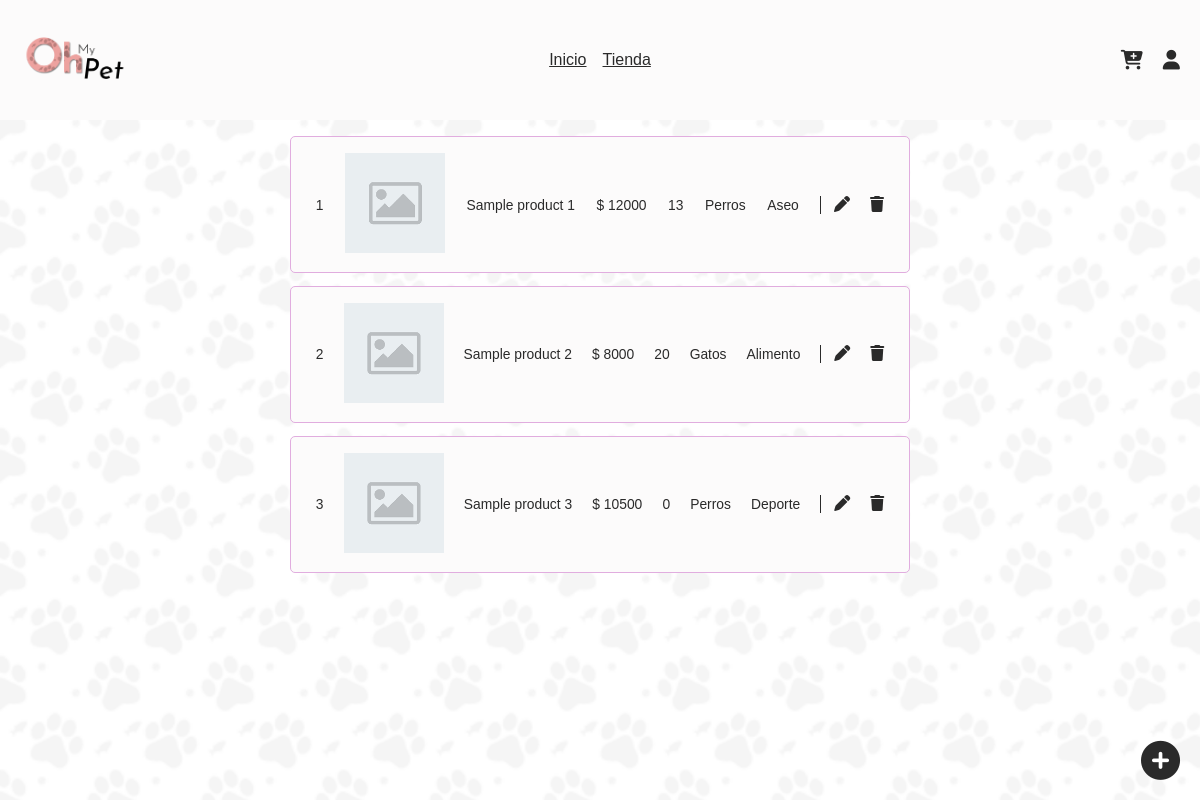
/products/ (signed in), run on the app's committed database.
### tables this page shows
CREATE TABLE products (
  id int auto_increment NOT NULL,
  category_id int NOT NULL,
  pet_id int NOT NULL,
  title varchar(250) NOT NULL unique,
  slug varchar(250) NOT NULL unique,
  price int(250) NOT NULL,
  amount int(250) NOT NULL,
  thumb varchar(250) NOT NULL,
  post_date date NOT NULL,
  PRIMARY KEY(id),
  FOREIGN KEY(category_id) REFERENCES categories(id),
  FOREIGN KEY(pet_id) REFERENCES pets(id)
);

CREATE TABLE pets (
  id int auto_increment NOT NULL,
  name varchar(50) NOT NULL,
  slug varchar(50) NOT NULL,
  PRIMARY KEY(id)
);

CREATE TABLE categories (
  id int auto_increment NOT NULL,
  name varchar(50) NOT NULL,
  slug varchar(50) NOT NULL,
  PRIMARY KEY(id)
);

### index.php (called while the page is built, shortened)
<?php require_once "inc/templates/header.php" ?>
<?php require_once "inc/templates/content.php" ?>
<?php require_once "inc/templates/footer.php" ?>

### src/functions.php (called while the page is built, shortened)
<?php
require_once "db.php";
function get_products(int $id = null): array
{
  global $pdo;
  $result = [];
  $query = "SELECT p.id, c.id as category_id, c.name as category_name, pet.id as pet_id, pet.name as pet_name, p.title, p.slug, p.price, p.amount, p.thumb, p.post_date
    FROM products p
    INNER JOIN categories as c
    ON c.id = category_id
    INNER JOIN pets as pet
    ON pet.id = pet_id";
  $sth = $pdo->prepare($query);
  try {
    $sth->execute();
    $result = $sth->fetchAll();
  } finally {
    return $result;
  }
}

### inc/pages/admin/products.php (the view, shortened to what this page needs)
<?php $products = get_products(); ?>
<div class="Products">
  <?php if (empty($products)): ?>
    <h1 class="Products__title"> Parece que no hay productos registrados.</h1>
  <?php else: ?>
    <ul class="List">
      <?php
      foreach ($products as $product):
        $attr = '{"id":'.$product->id.',"title":"'.$product->title.'","price":'.$product->price.',"amount":'.$product->amount.',"pet":'.$product->pet_id.',"category":'.$product->category_id.'}' ?>
        <li class="List__item">
          <span class="List__text">
            <?php echo $product->id; ?>
          </span>
          <span class="List__img">
            <img src="<?php echo SITE_URI . "public/img/products/$product->thumb"; ?>">
          </span>
          <span class="List__text">
            <?php echo $product->title; ?>
          </span>
          <span class="List__text">
            <?php echo "$ $product->price"; ?>
          </span>
          <span class="List__text">
            <?php echo $product->amount; ?>
          </span>
          <span class="List__text">
            <?php echo $product->pet_name; ?>
          </span>
          <span class="List__text">
            <?php echo $product->category_name; ?>
          </span>
          <div class="List__actions">
            <div class="List__edit" data-item="<?php echo $product->id; ?>">
              <i class="fa fa-pen" data-action="Edit" data-target="Products">
              </i>
            </div>
            <a href="<?php echo SITE_URI . "c/products/delete/$product->id/"; ?>" class="List__delete">
              <i class="fa fa-trash"></i>
            </a>
          </div>
        </li>
      <?php endforeach; ?>
    </ul>
  <?php endif; ?>
</div>
<div class="Shortcut">
  <i class="fa-solid fa-circle-plus Shortcut__button" data-action="Open" data-target="Products"></i>
</div>
<?php require_once "inc/parts/modal/products.php" ?>

### public/css/main.css (style rules this page uses)
:root { --s-xxs: 0.64rem; --s-xs: 0.8rem; --s-s: 1rem; --s-m: 1.25rem; --s-l: 1.563rem; --s-xl: 1.953rem; --s-xxl: 2.441rem; --s-header: 120px; --f-title: calc(var(--s-l) + 0.3vw); --f-subtitle: calc(var(--s-s) + 0.3vw); --f-text: calc(var(--s-xxs) + 0.3vw); --c-black: #2a2a2a; --c-black--15: rgba(42, 42, 42, 0.25); --c-white: #fcfbfb; --c-grey: #d9d9d9; --c-grey-1: #c2c2c2; --c-grey-2: #9d9d9d; --c-violet: #e1addf; --c-orange: #fecb84; --c-green: #96f7b2; --c-blue: #70e5dd; --c-pink: #eda29f; --d-border-width: 1.5px; --d-border-color: var(--c-grey-1); --d-border-radius: 5px; --d-border-radius-rounded: 50px; --d-border: solid var(--d-border-width) var(--d-border-color); --d-shadow: 0px 3px 3px var(--c-black--15); }
* { margin: 0; padding: 0; box-sizing: border-box; max-width: 100%; transition: 0.3s; font-family: "Ubuntu", sans-serif; list-style: none; scroll-behavior: smooth; color: var(--c-black); }
body { background-image: url("../img/background.png"); background-size: cover; background-repeat: repeat; background-position: center top; }
p, span, label, h5 { font-size: var(--f-text); }
a { font-size: inherit; }
img { height: auto; object-fit: contain; }
.List { display: flex; flex-direction: column; gap: var(--s-xs); padding: var(--s-s); margin: auto; }
.List__item { display: flex; justify-content: space-between; align-items: center; gap: var(--s-m); border: var(--d-border-width) solid var(--c-violet); border-radius: var(--d-border-radius); padding: var(--s-s) var(--s-l); background-color: var(--c-white); }
.List__img img { width: 100px; aspect-ratio: 1; object-fit: cover; }
.List__actions { display: flex; justify-content: space-between; gap: var(--s-m); align-items: center; padding-left: var(--s-xs); border-left: var(--d-border-width) solid var(--c-black); }
.List__edit { cursor: pointer; }
.Shortcut { width: auto; height: auto; display: flex; flex-direction: column; align-items: center; justify-content: center; gap: var(--s-s); position: fixed; right: 20px; bottom: 20px; }
.Shortcut__button { cursor: pointer; color: var(--c-black); font-size: var(--s-xxl); }

### data on the page
products: id "1", thumb (placeholder picture), title "Sample product 1", price "12000", amount "13", pet.name "Perros", category.name "Aseo"
products: id "2", thumb (placeholder picture), title "Sample product 2", price "8000", amount "20", pet.name "Gatos", category.name "Alimento"
products: id "3", thumb (placeholder picture), title "Sample product 3", price "10500", amount "0", pet.name "Perros", category.name "Deporte"
